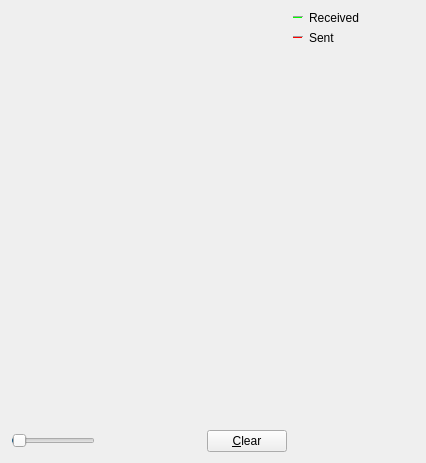
     <widget class="QWidget" name="tab_nettraffic">
      <attribute name="title">
       <string>&amp;Network Traffic</string>
      </attribute>
      <layout class="QHBoxLayout" name="horizontalLayout_3">
       <item>
        <layout class="QVBoxLayout" name="verticalLayout_4">
         <item>
          <widget class="TrafficGraphWidget" name="trafficGraph" native="true">
           <property name="sizePolicy">
            <sizepolicy hsizetype="Expanding" vsizetype="Expanding">
             <horstretch>0</horstretch>
             <verstretch>0</verstretch>
            </sizepolicy>
           </property>
          </widget>
         </item>
         <item>
          <layout class="QHBoxLayout" name="horizontalLayout_2">
           <item>
            <widget class="QSlider" name="sldGraphRange">
             <property name="minimum">
              <number>1</number>
             </property>
             <property name="maximum">
              <number>288</number>
             </property>
             <property name="pageStep">
              <number>12</number>
             </property>
             <property name="value">
              <number>6</number>
             </property>
             <property name="orientation">
              <enum>Qt::Horizontal</enum>
             </property>
            </widget>
           </item>
           <item>
            <widget class="QLabel" name="lblGraphRange">
             <property name="minimumSize">
              <size>
               <width>100</width>
               <height>0</height>
              </size>
             </property>
             <property name="alignment">
              <set>Qt::AlignCenter</set>
             </property>
            </widget>
           </item>
           <item>
            <widget class="QPushButton" name="btnClearTrafficGraph">
             <property name="text">
              <string>&amp;Clear</string>
             </property>
             <property name="autoDefault">
              <bool>false</bool>
             </property>
            </widget>
           </item>
          </layout>
         </item>
        </layout>
       </item>
       <item>
        <layout class="QVBoxLayout" name="verticalLayout">
         <item>
           <layout class="QVBoxLayout" name="verticalLayout_5">
            <item>
             <layout class="QHBoxLayout" name="horizontalLayout_4">
              <item>
               <widget class="Line" name="line">
                <property name="sizePolicy">
                 <sizepolicy hsizetype="Fixed" vsizetype="Fixed">
                  <horstretch>0</horstretch>
                  <verstretch>0</verstretch>
                 </sizepolicy>
                </property>
                <property name="minimumSize">
                 <size>
                  <width>10</width>
                  <height>0</height>
                 </size>
                </property>
                <property name="palette">
                 <palette>
                  <active>
                   <colorrole role="Light">
                    <brush brushstyle="SolidPattern">
                     <color alpha="255">
                      <red>0</red>
                      <green>255</green>
                      <blue>0</blue>
                     </color>
                    </brush>
                   </colorrole>
                  </active>
                  <inactive>
                   <colorrole role="Light">
                    <brush brushstyle="SolidPattern">
                     <color alpha="255">
                      <red>0</red>
                      <green>255</green>
                      <blue>0</blue>
                     </color>
                    </brush>
                   </colorrole>
                  </inactive>
                  <disabled>
                   <colorrole role="Light">
                    <brush brushstyle="SolidPattern">
                     <color alpha="255">
                      <red>0</red>
                      <green>255</green>
                      <blue>0</blue>
                     </color>
                    </brush>
                   </colorrole>
                  </disabled>
                 </palette>
                </property>
                <property name="orientation">
                 <enum>Qt::Horizontal</enum>
                </property>
               </widget>
              </item>
              <item>
               <widget class="QLabel" name="label_16">
                <property name="text">
                 <string>Received</string>
                </property>
               </widget>
              </item>
              <item>
               <widget class="QLabel" name="lblBytesIn">
                <property name="minimumSize">
                 <size>
                  <width>50</width>
                  <height>0</height>
                 </size>
                </property>
                <property name="alignment">
                 <set>Qt::AlignRight|Qt::AlignTrailing|Qt::AlignVCenter</set>
                </property>
               </widget>
              </item>
             </layout>
            </item>
            <item>
             <layout class="QHBoxLayout" name="horizontalLayout_5">
              <item>
               <widget class="Line" name="line_2">
                <property name="sizePolicy">
                 <sizepolicy hsizetype="Fixed" vsizetype="Fixed">
                  <horstretch>0</horstretch>
                  <verstretch>0</verstretch>
                 </sizepolicy>
                </property>
                <property name="minimumSize">
                 <size>
                  <width>10</width>
                  <height>0</height>
                 </size>
                </property>
                <property name="palette">
                 <palette>
                  <active>
                   <colorrole role="Light">
                    <brush brushstyle="SolidPattern">
                     <color alpha="255">
                      <red>255</red>
                      <green>0</green>
                      <blue>0</blue>
                     </color>
                    </brush>
                   </colorrole>
                  </active>
                  <inactive>
                   <colorrole role="Light">
                    <brush brushstyle="SolidPattern">
                     <color alpha="255">
                      <red>255</red>
                      <green>0</green>
                      <blue>0</blue>
                     </color>
                    </brush>
                   </colorrole>
                  </inactive>
                  <disabled>
                   <colorrole role="Light">
                    <brush brushstyle="SolidPattern">
                     <color alpha="255">
                      <red>255</red>
                      <green>0</green>
                      <blue>0</blue>
                     </color>
                    </brush>
                   </colorrole>
                  </disabled>
                 </palette>
                </property>
                <property name="orientation">
                 <enum>Qt::Horizontal</enum>
                </property>
               </widget>
              </item>
              <item>
               <widget class="QLabel" name="label_17">
                <property name="text">
                 <string>Sent</string>
                </property>
               </widget>
              </item>
              <item>
               <widget class="QLabel" name="lblBytesOut">
                <property name="minimumSize">
                 <size>
                  <width>50</width>
                  <height>0</height>
                 </size>
                </property>
                <property name="alignment">
                 <set>Qt::AlignRight|Qt::AlignTrailing|Qt::AlignVCenter</set>
                </property>
               </widget>
              </item>
             </layout>
            </item>
            <item>
             <spacer name="verticalSpacer_4">
              <property name="orientation">
               <enum>Qt::Vertical</enum>
              </property>
              <property name="sizeHint" stdset="0">
               <size>
                <width>20</width>
                <height>407</height>
               </size>
              </property>
             </spacer>
            </item>
           </layout>
          </item>
        </layout>
       </item>
      </layout>
     </widget>
